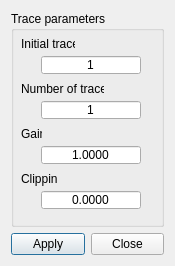
<?xml version="1.0" encoding="UTF-8"?>
<ui version="4.0">
 <class>paramdialog</class>
 <widget class="QDialog" name="paramdialog">
  <property name="geometry">
   <rect>
    <x>0</x>
    <y>0</y>
    <width>175</width>
    <height>266</height>
   </rect>
  </property>
  <property name="minimumSize">
   <size>
    <width>175</width>
    <height>266</height>
   </size>
  </property>
  <property name="windowTitle">
   <string>Display Parameters</string>
  </property>
  <layout class="QGridLayout" name="gridLayout">
   <item row="0" column="0" colspan="2">
    <widget class="QGroupBox" name="groupBox">
     <property name="title">
      <string>Trace parameters</string>
     </property>
     <widget class="QLabel" name="label">
      <property name="geometry">
       <rect>
        <x>10</x>
        <y>160</y>
        <width>37</width>
        <height>16</height>
       </rect>
      </property>
      <property name="maximumSize">
       <size>
        <width>16777215</width>
        <height>20</height>
       </size>
      </property>
      <property name="text">
       <string>Clipping</string>
      </property>
     </widget>
     <widget class="QLabel" name="initrl">
      <property name="geometry">
       <rect>
        <x>10</x>
        <y>25</y>
        <width>54</width>
        <height>16</height>
       </rect>
      </property>
      <property name="maximumSize">
       <size>
        <width>16777215</width>
        <height>20</height>
       </size>
      </property>
      <property name="text">
       <string>Initial trace</string>
      </property>
     </widget>
     <widget class="QSpinBox" name="spinBox">
      <property name="geometry">
       <rect>
        <x>30</x>
        <y>44</y>
        <width>100</width>
        <height>20</height>
       </rect>
      </property>
      <property name="minimumSize">
       <size>
        <width>100</width>
        <height>20</height>
       </size>
      </property>
      <property name="maximumSize">
       <size>
        <width>100</width>
        <height>20</height>
       </size>
      </property>
      <property name="alignment">
       <set>Qt::AlignCenter</set>
      </property>
      <property name="buttonSymbols">
       <enum>QAbstractSpinBox::NoButtons</enum>
      </property>
      <property name="minimum">
       <number>1</number>
      </property>
      <property name="maximum">
       <number>10000000</number>
      </property>
      <property name="value">
       <number>1</number>
      </property>
     </widget>
     <widget class="QSpinBox" name="spinBox_2">
      <property name="geometry">
       <rect>
        <x>30</x>
        <y>89</y>
        <width>100</width>
        <height>20</height>
       </rect>
      </property>
      <property name="minimumSize">
       <size>
        <width>100</width>
        <height>20</height>
       </size>
      </property>
      <property name="maximumSize">
       <size>
        <width>100</width>
        <height>20</height>
       </size>
      </property>
      <property name="alignment">
       <set>Qt::AlignCenter</set>
      </property>
      <property name="buttonSymbols">
       <enum>QAbstractSpinBox::NoButtons</enum>
      </property>
      <property name="minimum">
       <number>1</number>
      </property>
      <property name="maximum">
       <number>10000000</number>
      </property>
      <property name="value">
       <number>1</number>
      </property>
     </widget>
     <widget class="QLabel" name="gainlabel">
      <property name="geometry">
       <rect>
        <x>10</x>
        <y>115</y>
        <width>21</width>
        <height>16</height>
       </rect>
      </property>
      <property name="maximumSize">
       <size>
        <width>16777215</width>
        <height>20</height>
       </size>
      </property>
      <property name="text">
       <string>Gain</string>
      </property>
     </widget>
     <widget class="QDoubleSpinBox" name="spinBox_4">
      <property name="geometry">
       <rect>
        <x>30</x>
        <y>179</y>
        <width>100</width>
        <height>20</height>
       </rect>
      </property>
      <property name="minimumSize">
       <size>
        <width>100</width>
        <height>20</height>
       </size>
      </property>
      <property name="maximumSize">
       <size>
        <width>100</width>
        <height>20</height>
       </size>
      </property>
      <property name="alignment">
       <set>Qt::AlignCenter</set>
      </property>
      <property name="buttonSymbols">
       <enum>QAbstractSpinBox::NoButtons</enum>
      </property>
      <property name="decimals">
       <number>4</number>
      </property>
      <property name="maximum">
       <double>100000000.000000000000000</double>
      </property>
      <property name="value">
       <double>0.000000000000000</double>
      </property>
     </widget>
     <widget class="QLabel" name="endtrl">
      <property name="geometry">
       <rect>
        <x>10</x>
        <y>70</y>
        <width>83</width>
        <height>16</height>
       </rect>
      </property>
      <property name="maximumSize">
       <size>
        <width>16777215</width>
        <height>20</height>
       </size>
      </property>
      <property name="text">
       <string>Number of traces</string>
      </property>
     </widget>
     <widget class="QDoubleSpinBox" name="spinBox_3">
      <property name="geometry">
       <rect>
        <x>30</x>
        <y>134</y>
        <width>100</width>
        <height>20</height>
       </rect>
      </property>
      <property name="minimumSize">
       <size>
        <width>100</width>
        <height>20</height>
       </size>
      </property>
      <property name="maximumSize">
       <size>
        <width>100</width>
        <height>20</height>
       </size>
      </property>
      <property name="alignment">
       <set>Qt::AlignCenter</set>
      </property>
      <property name="buttonSymbols">
       <enum>QAbstractSpinBox::NoButtons</enum>
      </property>
      <property name="decimals">
       <number>4</number>
      </property>
      <property name="maximum">
       <double>100000000.000000000000000</double>
      </property>
      <property name="singleStep">
       <double>0.025000000000000</double>
      </property>
      <property name="value">
       <double>1.000000000000000</double>
      </property>
     </widget>
    </widget>
   </item>
   <item row="1" column="0">
    <widget class="QPushButton" name="applyButton">
     <property name="text">
      <string>Apply</string>
     </property>
    </widget>
   </item>
   <item row="1" column="1">
    <widget class="QPushButton" name="cancelButton">
     <property name="text">
      <string>Close</string>
     </property>
    </widget>
   </item>
  </layout>
 </widget>
 <resources/>
 <connections/>
</ui>
